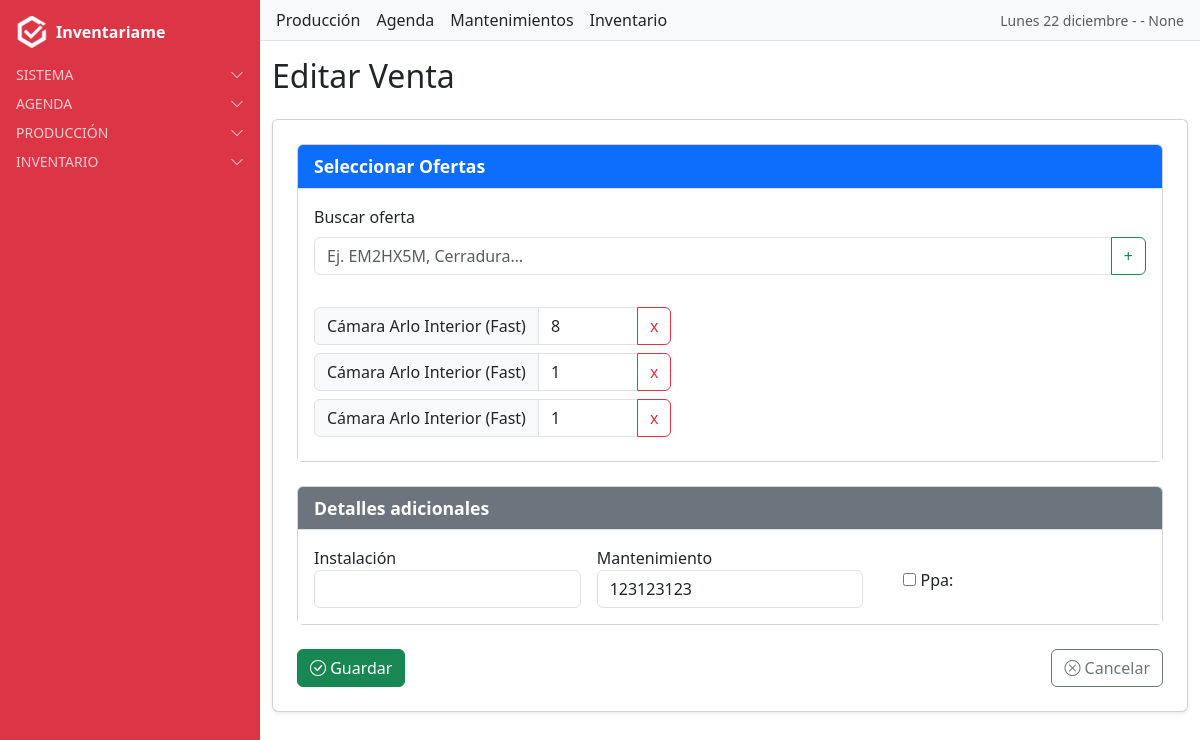
Before: /sales/ventas/4/editar/ (signed in) with the older database file.
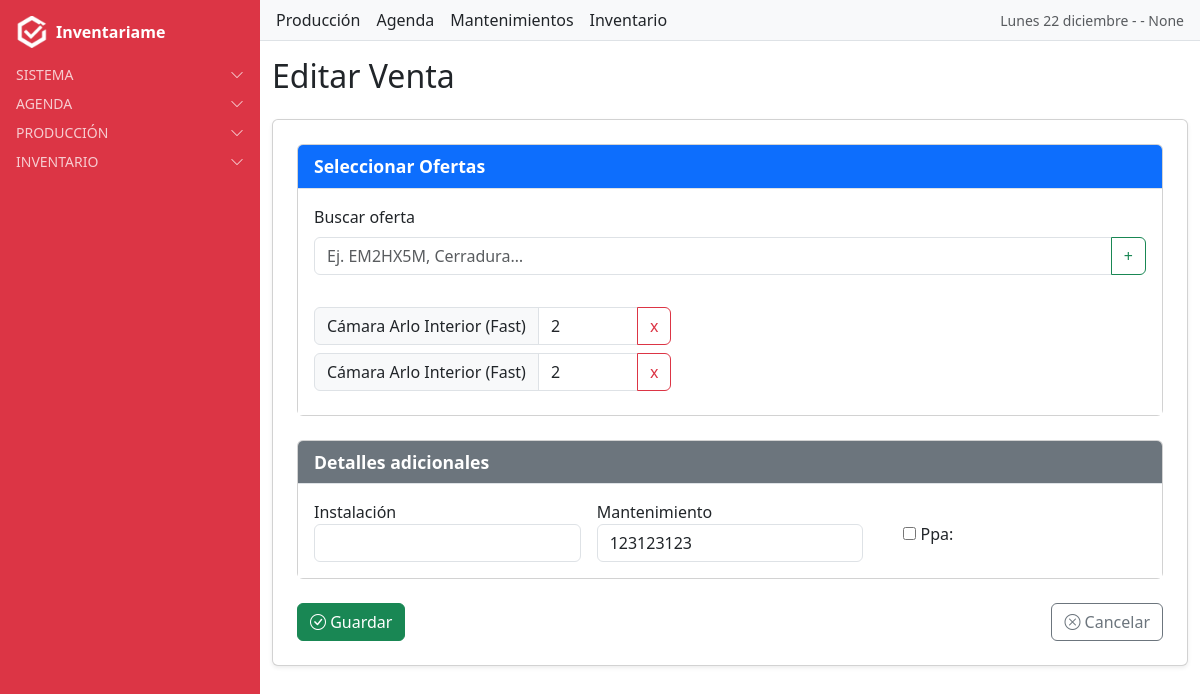
After: the same page with the newer database file.
### sales/models.py (models this page shows, shortened)
class VentaOferta(models.Model):
    venta = models.ForeignKey(Venta, on_delete=models.CASCADE, related_name="venta_ofertas")
    oferta = models.ForeignKey(Oferta, on_delete=models.CASCADE)
    cantidad = models.PositiveIntegerField(default=1)
    class Meta:
        unique_together = ("venta", "oferta")  # ✅ evita duplicados de la misma oferta en una venta

### oferta/models.py (models this page shows, shortened)
class Oferta(models.Model):
    nombre = models.CharField(max_length=150)
    referencia = models.ForeignKey(
        Referencia,
        on_delete=models.CASCADE,
        related_name="ofertas",
        default=1
    )
    valor = models.IntegerField(
        choices=[(3, "0 + 3"), (4, "0 + 4"), (5, "0 + 5"), (7, "0 + 7"), (10, "0 + 10")],
        help_text="Selecciona uno de los valores permitidos"
    )
    class Meta:
        verbose_name = "Oferta"
        verbose_name_plural = "Ofertas"
        ordering = ["nombre"]

### referencias/models.py (models this page shows, shortened)
class Referencia(models.Model):
    nombre = models.CharField(max_length=150)
    tipo = models.ForeignKey(Tipo, on_delete=models.CASCADE, related_name="referencias")
    class Meta:
        verbose_name = "Referencia"
        verbose_name_plural = "Referencias"
        ordering = ["nombre"]

class Tipo(models.Model):
    nombre = models.CharField(max_length=50)
    class Meta:
        verbose_name = "Tipo"
        verbose_name_plural = "Tipos"

### sales/views.py (the view, shortened to what this page needs)
# urls.py: path('ventas/<int:pk>/editar/', VentaUpdateView.as_view(), name='venta_update'),
class VentaUpdateView(SameOwnerRequiredMixin, UpdateView):
    model = Venta
    fields = ['instalacion_numero', 'mantenimiento_numero', 'ppa']  # 👈 NUEVO CAMPO
    template_name = "sales/form.html"
    success_url = reverse_lazy('venta_list')
    def get_context_data(self, **kwargs):
        context = super().get_context_data(**kwargs)
        context["titulo"] = "Editar Venta"
        context["ofertas_existentes"] = self.object.venta_ofertas.select_related("oferta").all()
        return context

### inventariame/context_processors.py (called while the page is built)
def fecha_hoy(request):
    hoy = formats.date_format(datetime.now(), "l d F", use_l10n=True)
    return {"fecha_hoy": hoy.capitalize()}

def mes_y_anio(request):
    fecha = formats.date_format(datetime.now(), "F Y", use_l10n=True)
    return {"mes_y_anio": fecha.capitalize()}

### users/context_processors.py (called while the page is built)
def alertas_processor(request):
    if not request.user.is_authenticated:
        return {}
    ahora = timezone.now()
    proximas_con_recordatorio = Cita.objects.filter(
        usuario=request.user, recordatorio=True,
        fecha__gte=ahora, fecha__lte=ahora + timedelta(days=1)
    )
    if proximas_con_recordatorio.exists():
        return {"alertas": f"Tienes {proximas_con_recordatorio.count()} cita(s) con recordatorio en 24h"}
    return {}

### templates/sales/form.html (shortened to what this page needs)
{% extends "base.html" %}
{% load static %}
{% load widget_tweaks %}
{% block content_authenticated %}
<h2 class="mb-4">{{ titulo }}</h2>
<form method="post" class="card p-4 shadow-sm" id="ventaForm">
  <div class="card mb-4">
    <div class="card-header bg-primary text-white">
      <strong>Seleccionar Ofertas</strong>
    </div>
    <div class="card-body">
      <label for="buscador_oferta" class="form-label">Buscar oferta</label>
      <div class="input-group mb-3">
        <input type="text" id="buscador_oferta" class="form-control" placeholder="Ej. EM2HX5M, Cerradura…">
        <button type="button" id="btnAgregarOferta" class="btn btn-outline-success">+</button>
      </div>
      <div id="ofertas_seleccionadas" class="mt-3">
        {% for vo in ofertas_existentes %}
        <div class="input-group mb-2" id="oferta_{{ vo.oferta.id }}">
          <span class="input-group-text">
            {{ vo.oferta.nombre }} ({{ vo.oferta.referencia.tipo.nombre }})
          </span>
          <input type="number" name="cantidad[]" value="{{ vo.cantidad }}" min="1"
                 class="form-control" style="max-width:100px;">
          <button type="button" class="btn btn-outline-danger" onclick="this.parentElement.remove()">x</button>
        </div>
        {% endfor %}
      </div>
    </div>
  </div>
  <div class="card mb-4">
    <div class="card-header bg-secondary text-white">
      <strong>Detalles adicionales</strong>
    </div>
    <div class="card-body">
      <div class="row g-3">
        <div class="col-12 col-md-4">
          Instalación
          {{ form.instalacion_numero|add_class:"form-control" }}
        </div>
        <div class="col-12 col-md-4">
          Mantenimiento
          {{ form.mantenimiento_numero|add_class:"form-control" }}
        </div>
        <div class="col-12 col-md-4 d-flex align-items-center">
          <div class="form-check mt-2">
            {{ form.ppa }}
            {{ form.ppa.label_tag }}
          </div>
        </div>
      </div>
    </div>
  </div>
  <div class="d-flex justify-content-between">
    <button class="btn btn-success">
      <i class="bi bi-check-circle"></i> Guardar
    </button>
    <a href="{% url 'venta_list' %}" class="btn btn-outline-secondary">
      <i class="bi bi-x-circle"></i> Cancelar
    </a>
  </div>
</form>
{% endblock %}

Changed rows visible on the page:
removed VentaOferta: oferta.nombre "Cámara Arlo Interior", oferta.referencia.tipo.nombre "Fast", cantidad "8"
removed VentaOferta: oferta.nombre "Cámara Arlo Interior", oferta.referencia.tipo.nombre "Fast", cantidad "1"
removed VentaOferta: oferta.nombre "Cámara Arlo Interior", oferta.referencia.tipo.nombre "Fast", cantidad "1"
added VentaOferta: oferta.nombre "Cámara Arlo Interior", oferta.referencia.tipo.nombre "Fast", cantidad "2"
added VentaOferta: oferta.nombre "Cámara Arlo Interior", oferta.referencia.tipo.nombre "Fast", cantidad "2"
